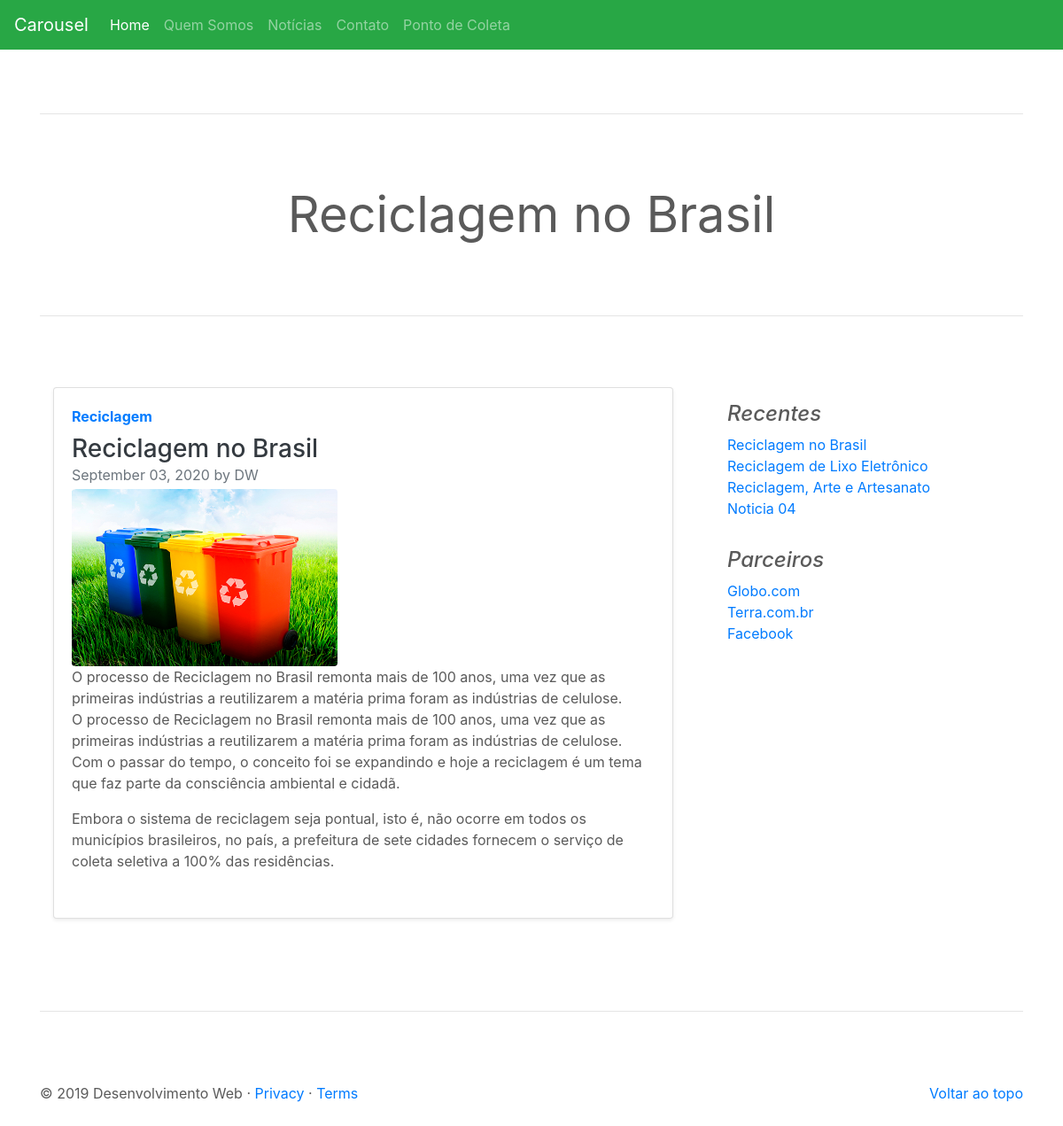
/noticia/visualizar/noticia-teste-1, run on the app's committed database.
### tables this page shows
CREATE TABLE IF NOT EXISTS `noticia` (
  `id` int(11) NOT NULL AUTO_INCREMENT,
  `titulo` varchar(250) NOT NULL,
  `descricao` text NOT NULL,
  `conteudo` text NOT NULL,
  `imagem` varchar(60) NOT NULL,
  `slug` varchar(250) NOT NULL,
  `keywords` varchar(150) NOT NULL,
  `description` varchar(200) NOT NULL,
  `author` varchar(50) NOT NULL,
  `resumo` text NOT NULL,
  `hits` int(11) NOT NULL DEFAULT 0,
  `robots_id` int(11) NOT NULL,
  `adm_user_id` int(11) NOT NULL,
  `adm_situacoes_id` int(11) NOT NULL,
  `tipo_noticia_id` int(11) NOT NULL,
  `categoria_noticia_id` int(11) NOT NULL,
  `data_criacao` datetime NOT NULL,
  `data_modificacao` datetime DEFAULT NULL,
  PRIMARY KEY (`id`)
);

CREATE TABLE IF NOT EXISTS `categoria_noticia` (
  `id` int(11) NOT NULL AUTO_INCREMENT,
  `nome` varchar(100) NOT NULL,
  `data_criacao` datetime NOT NULL,
  `data_modificacao` datetime DEFAULT NULL,
  PRIMARY KEY (`id`)
);

### app/site/models/Pagina.php (called while the page is built, shortened)
<?php
class Pagina{
    public function listarPaginas($urlController = null, $urlMetodo = null){
        $this->urlController = (string) $urlController;
        $this->urlMetodo = (string) $urlMetodo;
        $listar = new \Site\models\helper\ModelsRead();
        $listar->exeReadEspecifico('SELECT pag.id,
                tpg.tipo tipo_tpg
                FROM pagina pag
                INNER JOIN tipo_pagina tpg ON tpg.id=pag.tp_pagina_id
                LEFT JOIN adm_niveis_acesso_pagina nivapag ON nivapag.adm_pagina_id = pag.id
                AND nivapag.adm_niveis_acesso_id = :adm_niveis_acesso_id
                WHERE pag.situacoes_id =:situacoes_id
                AND (pag.controller =:controller AND pag.metodo =:metodo)
                AND ((pag.liberada_publico = :liberada_publico) OR (nivapag.permissao = :permissao))
                LIMIT :limit',
            "situacoes_id=1&controller={$this->urlController}&metodo={$this->urlMetodo}&liberada_publico=1"
            ."&adm_niveis_acesso_id=1&permissao=1&limit=1");
        $this->result = $listar->getResult();
        return $this->result;
    }
}

### app/site/controllers/Noticia.php (called while the page is built, shortened)
<?php
class Noticia {
    private $dados;
    public function visualizar($noticia = null){
        $this->noticia = (string) $noticia;
        $visualizarNot = new \Site\models\Noticia();
        $this->dados['noticias'] = $visualizarNot->visualizarNoticia($this->noticia);
        $visualizarNot = new \Site\models\Noticia();
        $this->dados['notRecentes'] = $visualizarNot->noticiasRecentes();
        $carregarView = new \Config\ConfigView("noticia/visualizar", $this->dados);
        $carregarView->renderizar();
    }
}

### index.php (called while the page is built, shortened)
<?php
    $url = new Home();
    $url->carregar();

### app/site/models/helper/ModelsRead.php (called while the page is built, shortened)
<?php
class ModelsRead extends ModelsConn {
    private $select;
    private $values;
    private $query;
    public function exeReadEspecifico($query, $parseString = null) {
        if (!empty($parseString)) {
            parse_str($parseString, $this->values);
        }
        $this->select = (string) $query;
        $this->executarInstrucao();
    }
    private function conexao(){
        $this->conn = parent::getConn();
        $this->query = $this->conn->prepare($this->select);
        $this->query->setFetchMode(PDO::FETCH_ASSOC);
    }
    private function getInstrucao(){
        if ($this->values) {
            foreach ($this->values as $link => $valor) {
                if ($link == 'limit' || $link == 'offset') {
                    $valor = (int)$valor;
                }
                $this->query->bindValue(":{$link}", $valor, (is_int($valor) ? PDO::PARAM_INT : PDO::PARAM_STR));
            }
        }
    }
    private function executarInstrucao(){
        $this->conexao();
        try{
            $this->getInstrucao();
            $this->query->execute();
            $this->result = $this->query->fetchAll();
        }catch (PDOException $e){
            $this->result = null;
            $this->msg =  "<strong>Erro ao Ler dados:</strong> {$e->getMessage()}";
        }
    }
}

### app/site/models/helper/ModelsConn.php (called while the page is built, shortened)
<?php
class ModelsConn
{
    public static $host = HOST;
    public static $dbname = DBNAME;
    public static $user = USER;
    public static $pass = PASS;
    public static $conexao = null;
    private static function conectar()
    {
        try {
            if (self::$conexao == null) {
                self::$conexao = new PDO('mysql:host=' . self::$host . ';dbname=' . self::$dbname . ";charset=utf8", self::$user, self::$pass);
                self::$conexao->setAttribute(PDO::ATTR_ERRMODE, PDO::ERRMODE_EXCEPTION);
            }
        } catch (PDOException $e) {
            echo "ERROR: " . $e->getMessage();
            die;
        }
        return self::$conexao;
    }
    public function getConn()
    {
        return self::conectar();
    }
}

### app/site/models/Noticia.php (called while the page is built, shortened)
<?php
class Noticia{
    private $result;
    private $tabela = "noticia";
    public function visualizarNoticia($noticia = null){
        $this->noticia = $noticia;
        $visualizar = new \Site\models\helper\modelsRead();
        $visualizar->exeReadEspecifico("SELECT noti.id, noti.titulo, noti.descricao, noti.conteudo, noti.imagem,
                          noti.slug, noti.author, noti.data_criacao,
                          cat.nome
                          FROM {$this->tabela} noti
                          INNER JOIN categoria_noticia cat ON cat.id = noti.categoria_noticia_id
                          WHERE adm_situacoes_id=:adm_situacoes_id AND noti.slug = :slug
                          LIMIT :limit",
                            "adm_situacoes_id=1&limit=1&slug={$this->noticia}");
        $this->result['noticias'] = $visualizar->getResult();
        return $this->result['noticias'];
    }
    public function noticiasRecentes(){
        $listarRecentes = new \Site\models\helper\modelsRead();
        $listarRecentes->exeReadEspecifico("SELECT id, titulo, descricao, slug
                          FROM {$this->tabela}
                          WHERE adm_situacoes_id=:adm_situacoes_id
                          ORDER BY data_criacao DESC LIMIT :limit",
                            "adm_situacoes_id=1&limit=10");
        $this->result['notRecentes'] = $listarRecentes->getResult();
        return $this->result['notRecentes'];
    }
}

### app/site/views/noticia/visualizar.php (the view, shortened to what this page needs)
<main role="main">
    <?php
    $umaNoticia = $this->dados['noticias'][0];
    extract($umaNoticia);
    ?>
    <div class="container marketing">
        <hr class="featurette-divider">
        <h2 class="display-4 text-center" style="margin-bottom: 50px"><?= $titulo; ?></h2>
        <hr class="featurette-divider">
        <div class="row">
            <div class="col-md-8 blog-main">
                <div class="col-md-12 anima_left">
                    <div class="card flex-md-row mb-4 shadow-sm h-md-250">
                        <div class="card-body d-flex flex-column align-items-start">
                            <strong class="d-inline-block mb-2 text-primary"><?= $nome; ?></strong>
                            <h3 class="mb-0">
                                <a class="text-dark" href="<?= URL .'/noticia/' .$slug; ?>"><?= $titulo; ?></a>
                            </h3>
                            <div class="mb-1 text-muted"><?= DATE('F d, Y',strtotime($data_criacao)); ?> by <?= $author; ?></div>
                                <img class="rounded" src="<?= URL . '/assets/img/noticia/' .$id . '/' . $imagem; ?>"
                                     alt="<?= $titulo ?>" title="<?= $titulo; ?>" width="300" height="200">
                            <p class="card-text mb-auto"><?= $descricao; ?></p>
                            <p class="card-text mb-auto"><?= $conteudo; ?></p>
                        </div>
                    </div>
                </div>
            </div>
            <aside class="col-md-4 blog-sidebar">
                <div class="p-3">
                    <h4 class="font-italic">Recentes</h4>
                    <ol class="list-unstyled mb-0">
                        <?php
                        foreach ($this->dados['notRecentes'] as $recente){
                            extract($recente);
                            ?>
                            <li><a href="<?= URL .'noticia/visualizar/' .$slug; ?>"><?= $titulo; ?></a></li>
                            <?php
                        }
                        ?>
                    </ol>
                </div>
                <div class="p-3">
                    <h4 class="font-italic">Parceiros</h4>
                    <ol class="list-unstyled">
                        <li><a href="#">Globo.com</a></li>
                        <li><a href="#">Terra.com.br</a></li>
                        <li><a href="#">Facebook</a></li>
                    </ol>
                </div>
            </aside>
        </div>
        <hr class="featurette-divider">
</main>

### config/ConfigController.php (shortened to what this page needs)
<?php
    Class ConfigController{
        private $url;
        private $urlController;
        private $urlMetodo;
        private static $formato;
        public function __construct(){
            if (!empty(filter_input(INPUT_GET, 'url', FILTER_DEFAULT))){
                $this->url = filter_input(INPUT_GET, 'url', FILTER_DEFAULT);
                $this->urlConjunto = explode("/", $this->url);
                if (isset($this->urlConjunto[0])){
                    $this->urlController = $this->prepararController($this->urlConjunto[0]);
                }else{
                    $this->urlController = CONTROLLER;
                }
                if (isset($this->urlConjunto[1])){
                    $this->urlMetodo = $this->urlConjunto[1];
                }else{
                    $this->urlMetodo = "index";
                }
                if (isset($this->urlConjunto[2])){
                    $this->urlParametro = $this->urlConjunto[2];
                }else{
                    $this->urlParametro = null;
                }
            }else{
                $this->urlController = CONTROLLER;
                $this->urlMetodo = METHOD;
                $this->urlParametro = null;
            }
        }
        public function carregar(){
            $listarPg = new \App\site\models\Pagina();
            $this->paginas = $listarPg->listarPaginas($this->urlController, $this->urlMetodo);
            if ($this->paginas) {
                $this->class = "\\App\\{$this->paginas[0]['tipo_tpg']}\\controllers\\" . $this->urlController;
                if (class_exists($this->class)) {
                    $this->carregarMetodo();
                } else {
                    $this->urlController = ERROR404;
                    $this->carregar();
                }
            }else {
                $this->urlController = ERROR404;
                $this->urlMetodo = "index";
                $this->carregar();
            }
        }
        private function clearUrl(){
            $this->url = strip_tags($this->url);
            $this->url = trim($this->url);
            $this->url = rtrim($this->url, "/");
            self::$formato = array();
            self::$formato['a'] = 'ÀÁÂÃÄÅÆÇÈÉÊËÌÍÎÏÐÑÒÓÔÕÖØÙÚÛÜüÝÞßàáâãäåæçèéêëìíîïðñòóôõöøùúûýýþÿRr"!@#$%&*()_-+={[}]?;:.,\\\'<>°ºª ';
            self::$formato['b'] = 'aaaaaaaceeeeiiiidnoooooouuuuuybsaaaaaaaceeeeiiiidnoooooouuuyybyRr--------------------------------';
            $this->url = strtr(utf8_decode($this->url), utf8_decode(self::$formato['a']), self::$formato['b']);
        }
        public function prepararController($urlController){
            $urlController = str_replace(" ", "", ucwords(implode(" ", explode("-", strtolower($urlController)))));
            return $urlController;
        }
        private function carregarMetodo(){
            $classLoad = new $this->class;
            if (method_exists($classLoad, $this->urlMetodo)) {
                if ($this->urlParametro !== null) {
                    $classLoad->{$this->urlMetodo}($this->urlParametro);
                } else {
                    $classLoad->{$this->urlMetodo}();
                }
            }else{
                $this->urlController = CONTROLLER;
                $this->urlMetodo = METHOD;
                $this->carregar();
            }
        }
    }

### config/ConfigView.php (shortened to what this page needs)
<?php
class ConfigView{
    private $nome;
    public function __construct($nome, array $dados = null){
        $this->nome = (string) $nome;
        $this->dados = $dados;
    }
    public function renderizar(){
        if (file_exists("app/site/views/{$this->nome}.php")){
            include_once('app/site/views/includes/header.php');
            include_once('app/site/views/includes/menu.php');
            include_once("app/site/views/{$this->nome}.php");
            include_once('app/site/views/includes/footer.php');
        }else{
            echo "Erro ao carregar a página: {$this->nome}";
        }
    }
}

### app/site/views/includes/header.php (shortened to what this page needs)
<!DOCTYPE html>
<html lang="pt-br">
<head>
    <link rel="stylesheet" href="https://stackpath.bootstrapcdn.com/bootstrap/4.1.3/css/bootstrap.min.css">
    <link href="<?= URL; ?>assets/css/carousel.css" rel="stylesheet">
</head>
<body>

### app/site/views/includes/menu.php (shortened to what this page needs)
<header>
    <nav class="navbar navbar-expand-md navbar-dark fixed-top bg-success">
        <a class="navbar-brand" href="#">Carousel</a>
        <div class="collapse navbar-collapse" id="navbarCollapse">
            <ul class="navbar-nav mr-auto">
                <li class="nav-item active">
                    <a class="nav-link" href="<?= URL ?>home/index">Home</a>
                </li>
                <li class="nav-item">
                    <a class="nav-link" href="<?= URL ?>quem-somos/index">Quem Somos</a>
                </li>
                <li class="nav-item">
                    <a class="nav-link" href="<?= URL ?>noticia/index">Notícias</a>
                </li>
                <li class="nav-item">
                    <a class="nav-link" href="<?= URL ?>contato/index">Contato</a>
                </li>
                <li class="nav-item">
                    <a class="nav-link" href="<?= URL ?>pontoColeta/index">Ponto de Coleta</a>
                </li>
            </ul>
        </div>
    </nav>
</header>

### app/site/views/includes/footer.php (shortened to what this page needs)
<footer class="container">
    <p class="float-right"><a href="#">Voltar ao topo</a></p>
    <p>&copy; 2019 Desenvolvimento Web &middot; <a href="#">Privacy</a> &middot; <a href="#">Terms</a></p>
</footer>
</body>
</html>

### assets/css/carousel.css (style rules this page uses)
body { padding-top: 3rem; padding-bottom: 3rem; color: #5a5a5a; }
.marketing h2 { font-weight: 400; }
.featurette-divider { margin: 5rem 0; }

### data on the page
noticia: titulo "Reciclagem no Brasil", categoria_noticia.nome "Reciclagem", data_criacao "September 03, 2020", author "DW", imagem (picture), descricao "O processo de Reciclagem no Brasil remonta mais de 100 anos, uma vez que as primeiras indústrias a reutilizarem a matéria prima foram as indústrias de celulose.", conteudo "O processo de Reciclagem no Brasil remonta mais de 100 anos, uma vez que as primeiras indústrias a reutilizarem a matéria prima foram as indústrias de celulose. Com o passar do tempo, o conceito foi se expandindo e hoje a reciclagem é um tema que faz parte da consciência ambiental e cidadã. Embora o sistema de reciclagem seja pontual, isto é, não ocorre em todos os municípios brasileiros, no país, a prefeitura de sete cidades fornecem o serviço de coleta seletiva a 100% das residências."
noticia: titulo "Reciclagem de Lixo Eletrônico"
noticia: titulo "Reciclagem, Arte e Artesanato"
noticia: titulo "Noticia 04"
